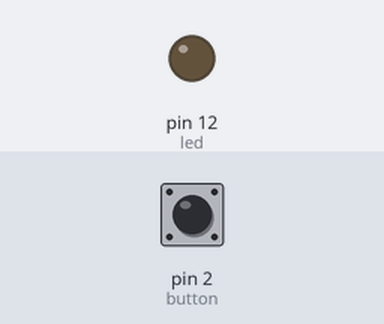
A sketch run on a simulated Arduino Uno, built with avr-gcc and run on an emulated ATmega328P. On the bench: output pins drawn as LEDs (lit = HIGH). The inputs (shaded band) are chosen by the test bench; at power-on: pin 2 (button) HIGH.

Above: at 1.2 s.
1.3 s: pin 2 (button) pulled LOW for 0.15 s
At 1.37 s:
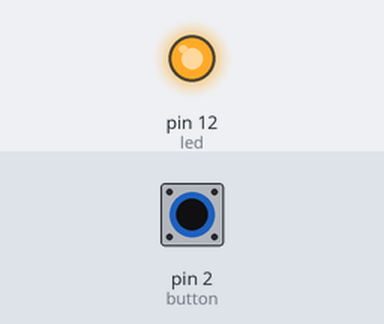
2.9 s: pin 2 (button) pulled LOW for 3.2 s
At 6.8 s:
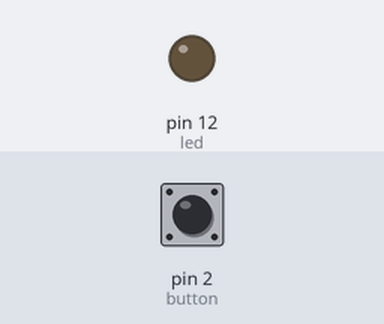
Timing chart, 0 to 8.3 s (numbered marks = the images above; inputs shaded):
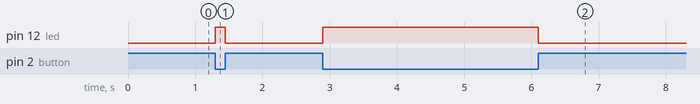

Measured:
- after the input at 1.3 s, pin 12 (led): LOW → HIGH at once, → LOW 0.15 s later
- after the input at 2.9 s, pin 12 (led): LOW → HIGH at once, → LOW 3.2 s later

The sketch:

Button.ino
```cpp
int button = 2;
int led =  12;

int buttonState = HIGH;

void setup()
{
  pinMode(led, OUTPUT);
  pinMode(button, INPUT);
}

void loop()
{
        buttonState = digitalRead(button);

        if (buttonState == LOW)
          digitalWrite(led, HIGH);
        else
          digitalWrite(led, LOW);
}
```
